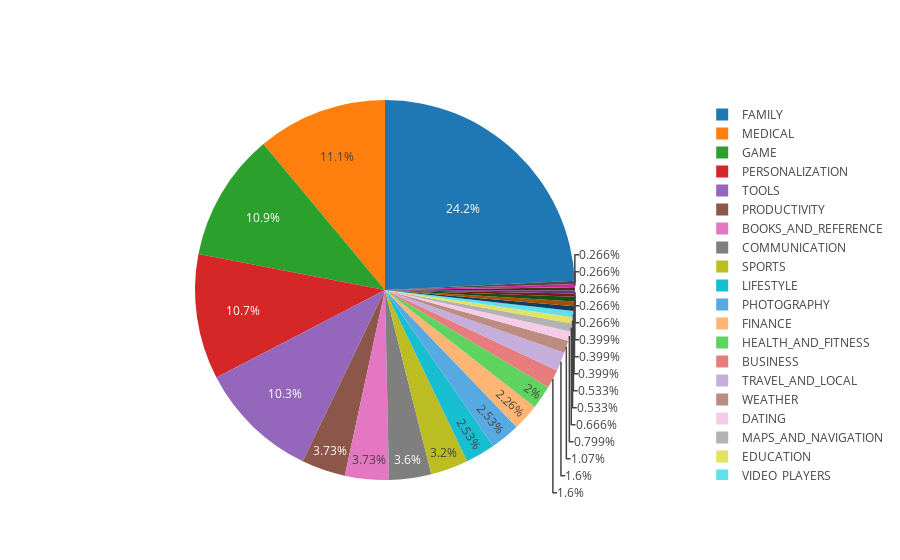

Here is the notebook cell this chart was saved with:
### Code cell
#pie chart of paid app
number_of_apps_in_category_paid = df.loc[df['Type']=="Paid"]["Category"].value_counts().sort_values(ascending=True)

data = [go.Pie(
        labels = number_of_apps_in_category_paid.index,
        values = number_of_apps_in_category_paid.values,
        hoverinfo = 'label+value'
    
)]

plotly.offline.iplot(data, filename='active_category')

### Figure 1 — Plotly figure (JSON) as saved in the notebook; plotly's stock layout.template omitted (floating-point values rounded to 4 significant figures)
{"data": [{"hoverinfo": "label+value", "labels": ["NEWS_AND_MAGAZINES", "SHOPPING", "FOOD_AND_DRINK", "PARENTING", "ENTERTAINMENT", "ART_AND_DESIGN", "AUTO_AND_VEHICLES", "SOCIAL", "EDUCATION", "VIDEO_PLAYERS", "MAPS_AND_NAVIGATION", "DATING", "WEATHER", "BUSINESS", "TRAVEL_AND_LOCAL", "HEALTH_AND_FITNESS", "FINANCE", "LIFESTYLE", "PHOTOGRAPHY", "SPORTS", "COMMUNICATION", "PRODUCTIVITY", "BOOKS_AND_REFERENCE", "TOOLS", "PERSONALIZATION", "GAME", "MEDICAL", "FAMILY"], "type": "pie", "uid": "b33cd9b8-5433-4a4d-a71e-0dca007537ca", "values": [2, 2, 2, 2, 2, 3, 3, 3, 4, 4, 5, 6, 8, 12, 12, 15, 17, 19, 19, 24, 27, 28, 28, 77, 80, 82, 83, 182]}], "layout": {}}
